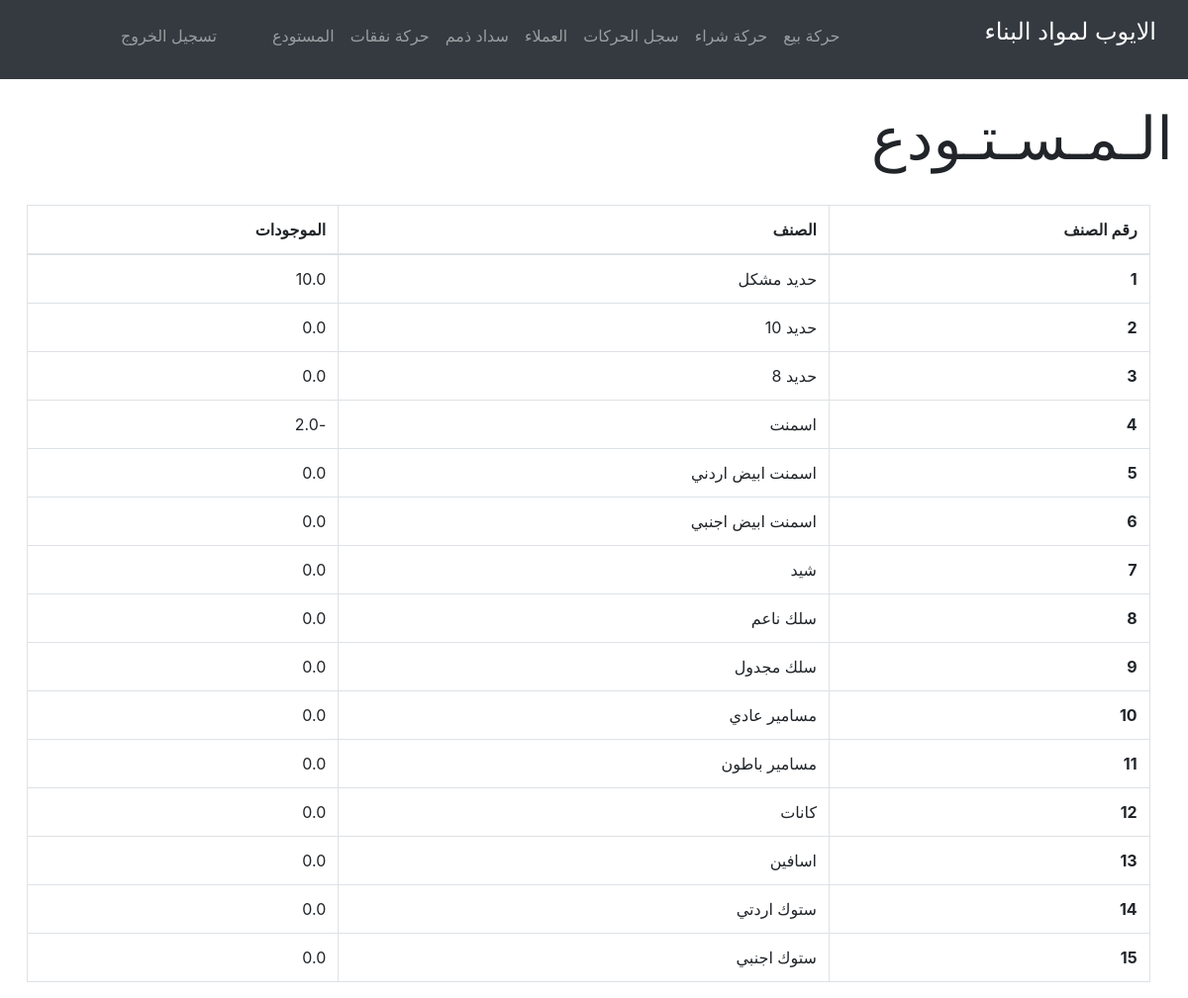
The page /inventory (signed in) on the database its author committed.
### tables this page shows
CREATE TABLE inventory (itemId INTEGER PRIMARY KEY, item_name TEXT, item_stock REAL);

### app.py (the view)
@app.route("/inventory")
@login_required
def inventory():
  items = []
  query = db.execute("SELECT * FROM inventory ORDER BY itemId").fetchall()
  for record in query:
    items.append({
      'id': record[0],
      'name': record[1],
      'stock': record[2]
    })
  return render_template('inventory.html', items=items)

### app.py (called while the page is built)
@app.after_request
def after_request(response):
  response.headers["Cache-Control"] = "no-cache, no-store, must-revalidate"
  response.headers["Expires"] = 0
  response.headers["Pragma"] = "no-cache"
  return response

### helpers.py (called while the page is built)
def login_required(f):
    @wraps(f)
    def decorated_function(*args, **kwargs):
        if session.get("user_id") is None:
            return redirect("/login")
        return f(*args, **kwargs)
    return decorated_function

### templates/inventory.html (shortened to what this page needs)
{% extends "layout.html" %}
{% block head %}
  <link href="/static/css/inventory.css" rel="stylesheet">
{% endblock %}
{% block body %}
  <div class="head-text">
    <p>الـمـسـتـودع</p>
  </div>
  <div class="center-table">
    <table class="table table-bordered">
      <thead class="text-right">
        <tr>
          <th scope="col">رقم الصنف</th>
          <th scope="col">الصنف</th>
          <th scope="col">الموجودات</th>
        </tr>
      </thead>
      <tbody class="text-right">
        {% for item in items %}
          <tr>
            <th scope="row">{{ item.id }}</th>
            <td>{{ item.name }}</td>
            <td>{{ item.stock }}</td>
          </tr>
        {% endfor %}
      </tbody>
    </table>
  </div>
{% endblock %}

### templates/layout.html (shortened to what this page needs)
<!DOCTYPE html>
<html lang="ar" dir="rtl">
  <head>
    <link href="/static/bootstrap/css/bootstrap-reboot.css" rel="stylesheet">
    <link href="/static/bootstrap/css/bootstrap-grid.css" rel="stylesheet">
    <link href="/static/bootstrap/css/bootstrap.css" rel="stylesheet">
    <link href="/static/css/layout.css" rel="stylesheet">
    {% block head %}{% endblock %}
  </head>
  <body>
    <nav class="navbar fixed-top navbar-expand-lg navbar-dark bg-dark pull-right">
      <a class="navbar-brand" href="/"><p class="headtext">الايوب لمواد البناء</p></a>
        {% if session.user_id %}
          <ul class="navbar-nav mr-auto mt-2">
              <li class="nav-item"><a class="nav-link" href="/transaction"><p class="font-weight-light"><strong>حركة بيع</strong></p></a></li>
              <li class="nav-item"><a class="nav-link" href="/addItems"><p class="font-weight-light"><strong> حركة شراء</strong></p></a></li>
              <li class="nav-item"><a class="nav-link" href="/transactionLog"><p class="font-weight-light"><strong>سجل الحركات</strong></p></a></li>
              <li class="nav-item"><a class="nav-link" href="/clients"><p class="font-weight-light"><strong>العملاء</strong></p></a></li>
              <li class="nav-item"><a class="nav-link" href="/repayDebt"><p class="font-weight-light"><strong>سداد ذمم</strong></p></a></li>
              <li class="nav-item"><a class="nav-link" href="/expense"><p class="font-weight-light"><strong>حركة نفقات</strong></p></a></li>
              <li class="nav-item"><a class="nav-link" href="/inventory"><p class="font-weight-light"><strong>المستودع</strong></p></a></li>
          </ul>
          <ul class="navbar-nav ml-auto mt-2">
              <li class="nav-item"><a class="nav-link" href="/logout"><p class="font-weight-light"><strong>تسجيل الخروج</strong></p></a></li>
          </ul>
      {% else %}
          <ul class="navbar-nav ml-auto mt-2 nav-login">
              <li class="nav-item"><a class="nav-link" href="/login">تسجيل الدخول</a></li>
          </ul>
      {% endif %}
    </nav>
    <div class="container-fluid">
    {% block body %}{% endblock %}
    </div>
  </body>
</html>

### static/css/layout.css (style rules this page uses)
.headtext { font-size: larger; }

### static/css/inventory.css (style rules this page uses)
.head-text { margin-top: 8%; margin-left: 80%; font-size: 60px; }
.center-table { margin-top: 2%; margin-right: 2%; margin-left: 1%; }

### rows shown on the page
inventory: id "1", name "حديد مشكل", stock "10.0"
inventory: id "2", name "حديد 10", stock "0.0"
inventory: id "3", name "حديد 8", stock "0.0"
inventory: id "4", name "اسمنت", stock "-2.0"
inventory: id "5", name "اسمنت ابيض اردني", stock "0.0"
inventory: id "6", name "اسمنت ابيض اجنبي", stock "0.0"
inventory: id "7", name "شيد", stock "0.0"
inventory: id "8", name "سلك ناعم", stock "0.0"
inventory: id "9", name "سلك مجدول", stock "0.0"
inventory: id "10", name "مسامير عادي", stock "0.0"
inventory: id "11", name "مسامير باطون", stock "0.0"
inventory: id "12", name "كانات", stock "0.0"
inventory: id "13", name "اسافين", stock "0.0"
inventory: id "14", name "ستوك اردتي", stock "0.0"
inventory: id "15", name "ستوك اجنبي", stock "0.0"
